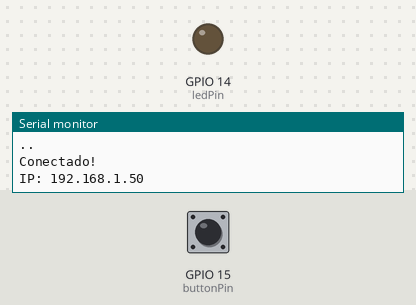
Recording of a sketch running on a simulated ESP32. Shown: output pins drawn as LEDs (lit = HIGH), the last lines printed to the serial monitor. Inputs (shaded band) come from the test bench; at power-on: GPIO 15 (buttonPin) HIGH. WiFi joins after 1.5 s; servers stay silent unless stated; uploads are accepted with an empty reply.

Above: at 3.2 s.
3.3 s: GPIO 15 (buttonPin) pulled LOW for 0.15 s
At 4.4 s:
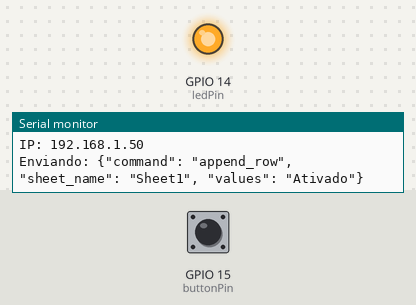
4.9 s: GPIO 15 (buttonPin) pulled LOW for 1 s
At 6.4 s:
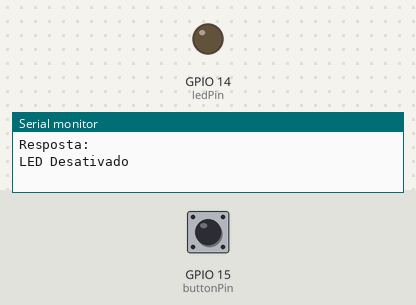
7.8 s: GPIO 15 (buttonPin) pulled LOW for 3.2 s
At 9.0 s:
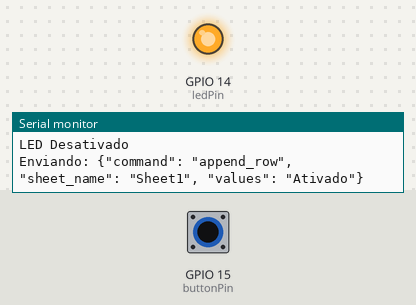
Timing chart, 0 to 11.1 s (numbered marks = the images above; inputs shaded):
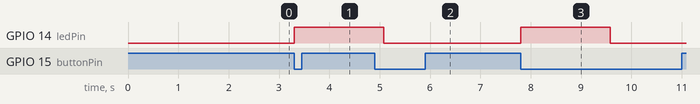

The sketch:

CodigoSHEET.ino
```cpp
//código Giovana Cristina

#include <WiFi.h>
#include <WiFiClientSecure.h>

// === Rede Wi-Fi ===
const char* ssid     = "WIFI_EDUC_CFP501";
const char* password = "SENAICAMPINAS501";

// === Google Apps Script ===
const char* host = "script.google.com";
const int httpsPort = 443;
const char* GScriptId = "AKfycbyLI_qG4klwnaDV26NhvTkLxJRYOcGHNbVshWO8jmiADuf1jV9VamgV_0U80pkVCQ1B";
String url = String("/macros/s/") + GScriptId + "/exec";

// === Pinos ===
const int ledPin = 14;
const int buttonPin = 15;

// === Cliente HTTPS ===
WiFiClientSecure client;

// === Estado ===
bool ledState = false;

void setup() {
  Serial.begin(9600);
  pinMode(ledPin, OUTPUT);
  pinMode(buttonPin, INPUT_PULLUP);

  // Conecta Wi-Fi
  WiFi.begin(ssid, password);
  Serial.print("Conectando-se à rede ");
  Serial.println(ssid);

  while (WiFi.status() != WL_CONNECTED) {
    delay(1000);
    Serial.print(".");
  }

  Serial.println("\nConectado!");
  Serial.print("IP: ");
  Serial.println(WiFi.localIP());

  client.setInsecure(); // Ignora certificado SSL
}

void sendToGoogleSheets(String status) {
  String payload = "{\"command\": \"append_row\", \"sheet_name\": \"Sheet1\", \"values\": \"" + status + "\"}";

  Serial.println("Enviando: " + payload);

  if (!client.connect(host, httpsPort)) {
    Serial.println("Falha na conexão HTTPS");
    return;
  }

  String request = String("POST ") + url + " HTTP/1.1\r\n" +
                   "Host: " + host + "\r\n" +
                   "Content-Type: application/json\r\n" +
                   "Content-Length: " + payload.length() + "\r\n\r\n" +
                   payload;

  client.print(request);

  while (client.connected()) {
    String line = client.readStringUntil('\n');
    if (line == "\r") break;
  }

  String response = client.readString();
  Serial.println("Resposta: " + response);

  client.stop();
}

void loop() {
  int buttonState = digitalRead(buttonPin);

  if (buttonState == LOW) { // Botão pressionado
    ledState = !ledState;
    digitalWrite(ledPin, ledState ? HIGH : LOW);

    sendToGoogleSheets(ledState ? "Ativado" : "Desativado");
    Serial.println(ledState ? "LED Ativado" : "LED Desativado");

    delay(500); // debounce
  }
}
```

Measured:
- after the input at 3.3 s, GPIO 14 (ledPin): LOW → HIGH at once
- after the input at 4.9 s, GPIO 14 (ledPin): HIGH → LOW after 0.18 s
- after the input at 7.8 s, GPIO 14 (ledPin): LOW → HIGH at once, → LOW 1.8 s later
